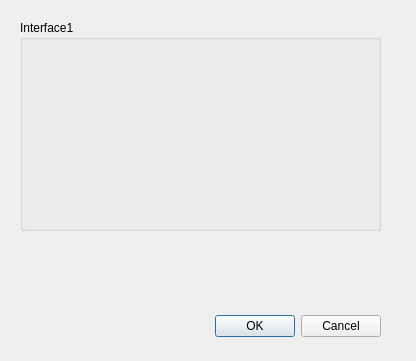
<?xml version="1.0" encoding="UTF-8"?>
<ui version="4.0">
 <class>Dialog</class>
 <widget class="QDialog" name="Dialog">
  <property name="geometry">
   <rect>
    <x>0</x>
    <y>0</y>
    <width>416</width>
    <height>361</height>
   </rect>
  </property>
  <property name="windowTitle">
   <string>Dialog</string>
  </property>
  <widget class="QDialogButtonBox" name="buttonBox">
   <property name="geometry">
    <rect>
     <x>40</x>
     <y>310</y>
     <width>341</width>
     <height>32</height>
    </rect>
   </property>
   <property name="orientation">
    <enum>Qt::Horizontal</enum>
   </property>
   <property name="standardButtons">
    <set>QDialogButtonBox::Cancel|QDialogButtonBox::Ok</set>
   </property>
  </widget>
  <widget class="QGroupBox" name="groupBox">
   <property name="geometry">
    <rect>
     <x>20</x>
     <y>20</y>
     <width>361</width>
     <height>211</height>
    </rect>
   </property>
   <property name="title">
    <string>Interface1</string>
   </property>
  </widget>
 </widget>
 <resources/>
 <connections>
  <connection>
   <sender>buttonBox</sender>
   <signal>accepted()</signal>
   <receiver>Dialog</receiver>
   <slot>accept()</slot>
   <hints>
    <hint type="sourcelabel">
     <x>248</x>
     <y>254</y>
    </hint>
    <hint type="destinationlabel">
     <x>157</x>
     <y>274</y>
    </hint>
   </hints>
  </connection>
  <connection>
   <sender>buttonBox</sender>
   <signal>rejected()</signal>
   <receiver>Dialog</receiver>
   <slot>reject()</slot>
   <hints>
    <hint type="sourcelabel">
     <x>316</x>
     <y>260</y>
    </hint>
    <hint type="destinationlabel">
     <x>286</x>
     <y>274</y>
    </hint>
   </hints>
  </connection>
 </connections>
</ui>
